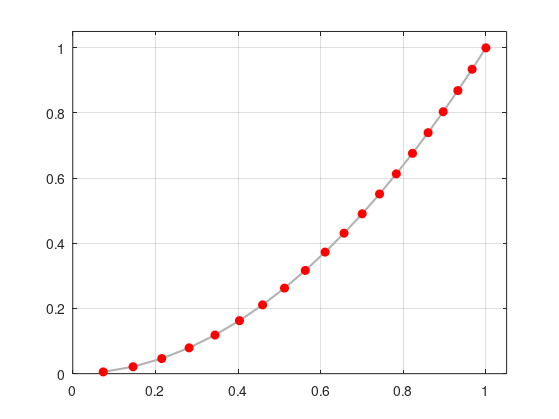

Write MATLAB code to recreate this figure.
% --- COMPLETE HARD RESET SCRIPT ---
clear all; close all; clc;

%% 1. Calculate Arc Length & Targets
speed_fun = @(t) sqrt(5*t.^2 + 2*t + 1) ./ (t + 1).^3;
total_length = quadgk(speed_fun, 0, Inf);

N = 20;
t_values = zeros(N, 1);
s_targets = linspace(total_length/N, total_length, N);

%% 2. Solve for t
options = optimset('Display', 'off'); 
current_guess = 0.01; 

for i = 1:(N-1)
    obj_fun = @(t) quadgk(speed_fun, 0, t) - s_targets(i);
    t_values(i) = fzero(obj_fun, current_guess, options);
    current_guess = t_values(i) + 0.1; 
end
t_values(N) = 10000; % Cap the final point to avoid Infinity errors

%% 3. Generate Coordinates
x_coords = t_values ./ (t_values + 1);
y_coords = (t_values ./ (t_values + 1)).^2;

%% 4. Plotting (Bulletproof Vector Method)
figure;

% Draw a faint gray line for the actual path, followed by solid red dots
plot(x_coords, y_coords, '-', 'Color', [0.7 0.7 0.7], 'LineWidth', 1.5);
hold on;
plot(x_coords, y_coords, 'ro', 'MarkerSize', 6, 'MarkerFaceColor', 'r');
hold off;

% Force the axis boundaries so the curve isn't cramped
axis([0 1.05 0 1.05]);
grid on; 
box on; % Forces the solid black border around the plot


%% 5. Export to SVG
set(gcf, 'PaperPositionMode', 'auto');

% 'drawnow' forces Octave to finish visually building the plot before exporting
drawnow; 

print('arc_length_points.svg', '-dsvg');
disp('Script complete. Check your folder for the new SVG.');
